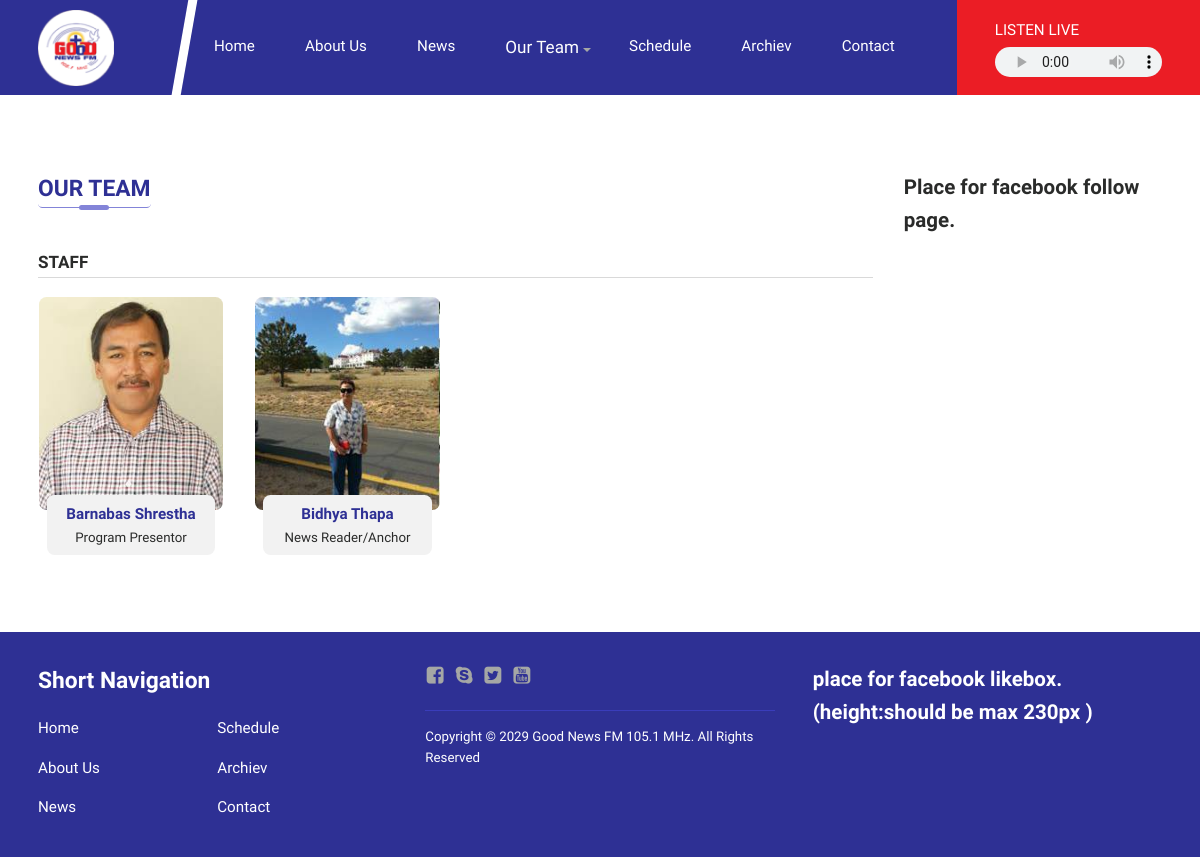
Screenshot of /team/staff/ with the database file from the repository.
### fm/models.py (models this page shows, shortened)
class MediaFile(models.Model):
    file = models.FileField(upload_to='cabinet/library/')
    uploaded_at = models.DateTimeField(auto_now_add=True)
    alt_text = models.CharField(max_length=200, blank=True, help_text="Optional description")
    class Meta:
        ordering = ['-uploaded_at']

class TeamMember(models.Model):
    CATEGORY_CHOICES = [
        ('executive', 'Executive Team'),
        ('staff', 'Staff'),
        ('board', 'Board Members'),
        ('shareholder', 'Share Holders'),
    ]
    category = models.CharField(max_length=20, choices=CATEGORY_CHOICES)
    name = models.CharField(max_length=100)
    designation = models.CharField(max_length=100)
    profile_image = models.ForeignKey(MediaFile, on_delete=models.PROTECT,
                                      related_name='team_images')

### fmSite/views.py (the view)
# urls.py: path('team/<str:category>/', views.teamPage, name='team'),
def teamPage(request, category):
    category_map = {
        'executive' : 'executive',
        'staff' : 'staff',
        'board' : 'board',
        'shareholder': 'shareholder',
    }
    cat_key = category_map.get(category)
    if not cat_key:
        cat_key = 'board'
    members = TeamMember.objects.filter(category=cat_key)
    title = dict(TeamMember.CATEGORY_CHOICES).get(cat_key, 'Team')
    return render(request, 'team.html', {
        'members' : members,
        'title' : title,
        'category' : category
    })

### fm/context_processors.py (called while the page is built)
def site_logo(request):
    logo = SiteLogo.objects.first()
    return {'site_logo': logo}

### templates/team.html
{% extends 'base.html' %}
{% load static %}
{% block content %}
<div class="wrapper dg listing team mt80">
	<div class="col_9">
		<h5 class="bl-title">Our Team</h5>
		<h5 class="sub-title">{{title}}</h5>
		<div class="listing dg team">
			{% for mem in members %}
			<aside class="col_3 dfc item">
				<img src="{{mem.profile_image.file.url}}" alt="{{mem.name}}">
				<figure>
					<figcaption class="name h6">{{mem.name}}</figcaption>
					<figcaption class="post h7">{{mem.designation}}</figcaption>
				</figure>
			</aside>
			{% empty %}
			<aside class="col_12 dfc item p-1">
				<p>No members found.</p>
			</aside>
			{% endfor %}
		</div>
	</div>
	<div class="col_3">
		<h4>Place for facebook follow page.</h4>
	</div>
</div>
{% endblock %}

### templates/header.html (shortened to what this page needs)
{% load static %}
<!DOCTYPE html>
<html lang="en">
<head>
	<link rel="stylesheet" type="text/css" href="{% static 'css/font-styles.css' %}">
	<link rel="stylesheet" type="text/css" href="{% static 'css/owl.carousel.min.css' %}">
	<link rel="stylesheet" type="text/css" href="{% static 'css/jquery.lightbox.min.css' %}">
	<link rel="stylesheet" type="text/css" href="{% static 'css/front.css' %}">
</head>
<body>
	<header class="header">
		<nav class="wrapper df nav">
			<a class="logo" href="{% url 'home' %}">
				{% with logo=site_logo.logo %}
					{% if logo %}
						<img src="{{ logo.file.url }}" alt="Site Logo" class="logo">
					{% else %}
						<img src="{% static 'images/fav.png' %}" alt="Default Logo" class="logo">
					{% endif %}
				{% endwith %}
			</a>
			<ul class="nav_ul df">
				<li class="nav_li">
					<a class="nav_a {% if request.path == '/' %}active{% endif %}" href="{% url 'home' %}">Home</a>
				</li>
				<li class="nav_li">
					<a class="nav_a {% if request.path == '/about' %}active{% endif %}" href="{% url 'about' %}">About Us</a>
				</li>
				<li class="nav_li">
					<a class="nav_a {% if request.path == '/news' %}active{% endif %}" href="{% url 'news' %}">News</a>
				</li>
                <li class="nav_li drop"><a href="#" class="nav_a h5 db {% if request.path == '/team' %}active{% endif %}">Our Team</a>
                </li>
				<li class="nav_li">
					<a class="nav_a {% if request.path == '/program-schedule' %}active{% endif %}" href="{% url 'program-schedule' %}">Schedule</a>
				</li>
				<li class="nav_li">
					<a class="nav_a {% if request.path == '/archiev' %}active{% endif %}" href="{% url 'archiev' %}">Archiev</a>
				</li>
				<li class="nav_li">
					<a class="nav_a {% if request.path == '/contact' %}active{% endif %}" href="{% url 'contact' %}">Contact</a>
				</li>
			</ul>
			<figure class="live dfc">
				<figcaption>Listen Live</figcaption>
				<audio controls>
					<source src="https://streaming.softnep.net:10988/;stream.nsv&type=mp3&volume=60">
				</audio>
			</figure>
		</nav>
	</header>

### static/css/front.css (style rules this page uses)
@media (prefers-reduced-motion: no-preference) { :root { scroll-behavior: smooth; scrollbar-color: #3436a7 #8b8e8b !important; scrollbar-width: thin !important; } }
html { scroll-behavior: smooth; }
@media (max-width: 80em) { html { font-size: 95%; } }
html, body { -webkit-text-size-adjust: 100%; font-family: "Overpass", sans-serif; line-height: 1.6; color: #2A2B2A; -webkit-font-smoothing: antialiased; height: 100%; }
body { font-size: 1rem; }
* { margin: 0; padding: 0; }
*, *::before, *::after { box-sizing: border-box; }
a { font-family: "Chivo", sans-serif; text-decoration: none; color: #2A2B2A; -webkit-transition: 0.5s ease-in-out all; -moz-transition: 0.5s ease-in-out all; -ms-transition: 0.5s ease-in-out all; -o-transition: 0.5s ease-in-out all; transition: 0.5s ease-in-out all; }
ul, ol { list-style-type: none; margin: 0; padding: 0; }
.col_3 { grid-column: span 3; }
.col_9 { grid-column: span 9; }
h4, .h4 { font-size: 1.35rem; }
h5, .h5 { font-size: 1.125rem; }
h6, .h6 { font-size: 1rem; }
h7, .h7 { font-size: 0.875rem; }
.df { display: flex; }
.db { display: block; }
.dg { display: grid; }
.wrapper { max-width: 100%; margin-left: auto; margin-right: auto; padding-left: 2.5rem; padding-right: 2.5rem; }
.dfc { display: flex; flex-direction: column; }
.dg { grid-template-columns: repeat(12, 1fr); }
img { vertical-align: middle; max-width: 100%; }
.mt80 { margin: 5rem 0 0; }
.header { padding: 0.625rem 0; background-color: #2E3094; position: relative; z-index: 3; }
.header:before, .header:after { content: ""; position: absolute; z-index: -1; }
@media (min-width: 992px) { .header:before { width: .6rem; height: calc( 100% + 6px ); background-color: #ffffff; left: 15%; transform: rotate(10deg); top: -3px; } }
.header:after { right: 0; background-color: #EB1D25; }
@media (min-width: 992px) { .header:after { top: 0; height: 100%; width: 16rem; } }
.header .logo { width: 5rem; }
.nav { grid-gap: 2.5rem; align-items: center; justify-content: space-between; position: relative; }
.nav_ul { grid-gap: 1.5rem; }
.nav_li.drop, .nav_li.with-drop { position: relative; }
.nav_li.drop:before, .nav_li.with-drop:before { transition: all ease-in-out .5s; content: ""; border-right: 4px solid transparent; border-left: 4px solid transparent; right: 2px; top: 1.4rem; position: absolute; border-top: 4px solid #A5A7A5; z-index: 1; }
.nav_a { color: #ffffff; display: block; padding: .5rem .9rem; }
.live { color: #ffffff; text-transform: uppercase; grid-gap: 0.3rem; }
.live audio { width: 11rem; height: 2rem; }
.bl-title { text-transform: uppercase; font-size: 1.5rem; color: #2E3094; -webkit-border-radius: 0.3rem; -moz-border-radius: 0.3rem; border-radius: 0.3rem; display: inline-block; position: relative; border-bottom: 1px solid #8384d8; margin: 0 0 1.3rem; }
.bl-title:before { content: ""; width: 2rem; height: .3rem; background-color: #8384d8; position: absolute; bottom: -.15rem; left: calc( 50% - 1rem ); -webkit-border-radius: 0.3rem; -moz-border-radius: 0.3rem; border-radius: 0.3rem; }
.listing { grid-gap: 2rem; }
.listing .sub-title { text-transform: uppercase; border-bottom: 1px solid #d9d9d9; margin-bottom: 1.2rem; }
.listing .sub-title:not(:first-of-type) { margin-top: 1.4rem; }
.listing.team .item { border: 1px solid transparent; -webkit-border-radius: 0.5rem; -moz-border-radius: 0.5rem; border-radius: 0.5rem; -webkit-transition: all ease-in-out 0.4s; -moz-transition: all ease-in-out 0.4s; -ms-transition: all ease-in-out 0.4s; -o-transition: all ease-in-out 0.4s; transition: all ease-in-out 0.4s; }
.listing.team img { -webkit-border-radius: 0.5rem; -moz-border-radius: 0.5rem; border-radius: 0.5rem; width: 100%; object-fit: cover; -webkit-transition: all ease-in-out 0.4s; -moz-transition: all ease-in-out 0.4s; -ms-transition: all ease-in-out 0.4s; -o-transition: all ease-in-out 0.4s; transition: all ease-in-out 0.4s; }
@media (min-width: 768px) { .listing.team img { height: 14rem; } }
.listing.team figure { width: calc( 100% - 1rem ); margin: -1rem auto 0; padding: 0.5rem; -webkit-border-radius: 0.5rem; -moz-border-radius: 0.5rem; border-radius: 0.5rem; background-color: #F2F2F2; text-align: center; }
.listing.team .name { color: #2E3094; font-weight: 600; }
.listing.team .post { color: #2A2B2A; }

### rows the page displays
MediaFile: file (picture)
TeamMember: profile_image.file (picture), name "Barnabas Shrestha", designation "Program Presentor"
TeamMember: profile_image.file (picture), name "Bidhya Thapa", designation "News Reader/Anchor"

### other values shown
{{ title }} "STAFF"
